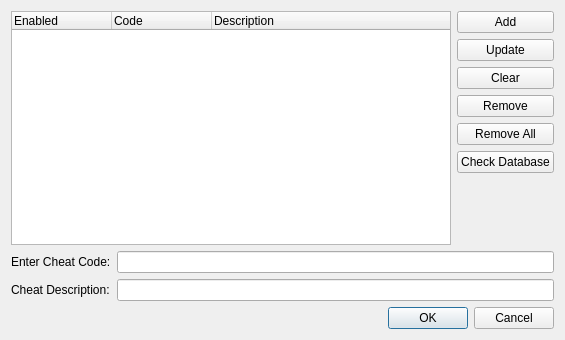
<?xml version="1.0" encoding="UTF-8"?>
<ui version="4.0">
 <class>Dialog</class>
 <widget class="QDialog" name="Dialog">
  <property name="geometry">
  <rect>
   <x>0</x>
   <y>0</y>
   <width>565</width>
   <height>340</height>
  </rect>
  </property>
  <property name="windowTitle">
  <string>Cheat Entry and Editor</string>
  </property>
    <property name="minimumSize">
     <size>
        <width>565</width>
        <height>340</height>
     </size>
    </property>
  <layout class="QVBoxLayout" name="verticalLayout">
   <item>
    <layout class="QHBoxLayout" name="horizontalLayout">
     <item>
      <widget class="QTreeWidget" name="treeWidget_cheats">
       <property name="alternatingRowColors">
        <bool>true</bool>
       </property>
       <property name="selectionBehavior">
        <enum>QAbstractItemView::SelectRows</enum>
       </property>
       <property name="selectionMode">
        <enum>QAbstractItemView::SingleSelection</enum>
       </property>
       <property name="rootIsDecorated">
        <bool>false</bool>
       </property>
       <property name="itemsExpandable">
        <bool>false</bool>
       </property>
       <column>
        <property name="text">
         <string>Enabled</string>
        </property>
       </column>
       <column>
        <property name="text">
         <string>Code</string>
        </property>
       </column>
       <column>
        <property name="text">
         <string>Description</string>
        </property>
       </column>
      </widget>
     </item>
     <item>
      <layout class="QVBoxLayout" name="actionLayout">
       <item>
        <widget class="QPushButton" name="pushButton_add">
        <property name="objectName">
         <string notr="true">cheatAddButton</string>
        </property>
       <property name="text">
        <string>Add</string>
       </property>
        </widget>
       </item>
       <item>
        <widget class="QPushButton" name="pushButton_update">
         <property name="text">
          <string>Update</string>
         </property>
        </widget>
       </item>
       <item>
        <widget class="QPushButton" name="pushButton_clear">
         <property name="objectName">
          <string notr="true">cheatClearButton</string>
         </property>
         <property name="text">
          <string>Clear</string>
         </property>
        </widget>
       </item>
       <item>
        <widget class="QPushButton" name="pushButton_remove">
        <property name="objectName">
         <string notr="true">cheatRemoveButton</string>
        </property>
       <property name="text">
        <string>Remove</string>
       </property>
        </widget>
       </item>
       <item>
        <widget class="QPushButton" name="pushButton_remove_all">
        <property name="objectName">
         <string notr="true">cheatRemoveAllButton</string>
        </property>
       <property name="text">
        <string>Remove All</string>
       </property>
        </widget>
       </item>
       <item>
        <widget class="QPushButton" name="pushButton_check_database">
        <property name="objectName">
         <string notr="true">cheatDatabaseButton</string>
        </property>
       <property name="text">
        <string>Check Database</string>
       </property>
        </widget>
       </item>
       <item>
        <spacer name="actionSpacer">
         <property name="orientation">
          <enum>Qt::Vertical</enum>
         </property>
         <property name="sizeHint" stdset="0">
          <size>
           <width>20</width>
           <height>40</height>
          </size>
         </property>
        </spacer>
       </item>
      </layout>
     </item>
    </layout>
   </item>
   <item>
    <layout class="QGridLayout" name="entryLayout">
     <item row="0" column="0">
      <widget class="QLabel" name="label_2">
       <property name="text">
        <string>Enter Cheat Code:</string>
       </property>
      </widget>
     </item>
     <item row="0" column="1">
      <widget class="QLineEdit" name="lineEdit_code"/>
     </item>
     <item row="1" column="0">
      <widget class="QLabel" name="label">
       <property name="text">
        <string>Cheat Description:</string>
       </property>
      </widget>
     </item>
     <item row="1" column="1">
      <widget class="QLineEdit" name="lineEdit_description"/>
     </item>
    </layout>
   </item>
    <item>
     <widget class="QDialogButtonBox" name="buttonBox">
      <property name="orientation">
      <enum>Qt::Horizontal</enum>
      </property>
      <property name="standardButtons">
      <set>QDialogButtonBox::Cancel|QDialogButtonBox::Ok</set>
      </property>
     </widget>
    </item>
  </layout>
 </widget>
 <tabstops>
  <tabstop>lineEdit_description</tabstop>
  <tabstop>lineEdit_code</tabstop>
  <tabstop>pushButton_add</tabstop>
  <tabstop>pushButton_update</tabstop>
  <tabstop>pushButton_clear</tabstop>
  <tabstop>pushButton_remove</tabstop>
  <tabstop>pushButton_remove_all</tabstop>
  <tabstop>pushButton_check_database</tabstop>
  <tabstop>buttonBox</tabstop>
 </tabstops>
 <resources/>
 <connections/>
</ui>
